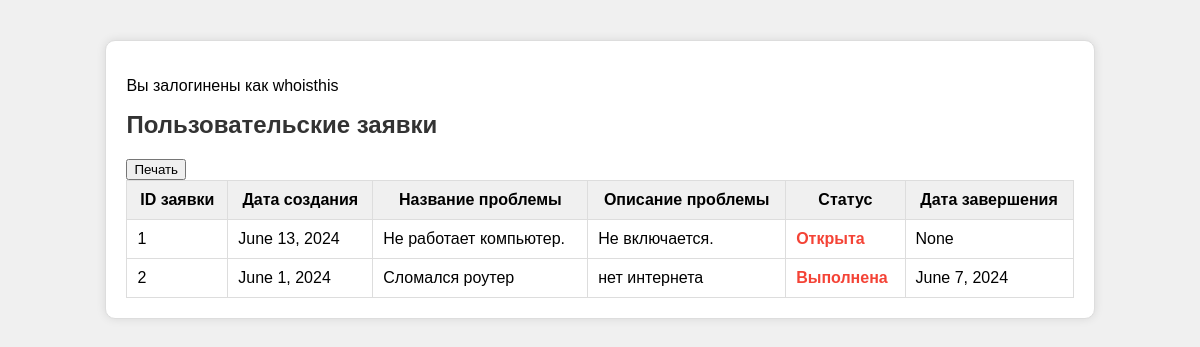
The app's page /techsupport/user_problems/ (signed in) with its own data.
### techsupport/models.py (models this page shows, shortened)
class Problems(models.Model):
    user = models.ForeignKey(settings.AUTH_USER_MODEL, on_delete=models.CASCADE, null=True, verbose_name="Пользователь")
    id_request = models.AutoField(primary_key=True, verbose_name="id")
    request_from_date = models.DateField(verbose_name="Дата обращения")
    name_of_problem = models.CharField(max_length=80, verbose_name="Наименование")
    description_of_problem = models.CharField(max_length=256, verbose_name="Описание")
    STATUS_CHOICES = (
        ('Открыта', 'Открыта'),
        ('В работе', 'В работе'),
        ('Выполнена', 'Выполнена'),
        ('Отклонена', 'Отклонена'),
        ('Ожидает', 'Ожидает'),
        ('На доработку', 'На доработку'),
    )
    status = models.CharField(max_length=50, choices=STATUS_CHOICES, default='Открыта', blank=True, verbose_name="Статус")
    date_of_finish = models.DateField(null=True, blank=True, verbose_name="Дата завершения")

### techsupport/views.py (the view)
# urls.py: path('user_problems/', views.user_problems, name='user_problems'),
@login_required
def user_problems(request):
    user_problems = Problems.objects.filter(user=request.user)
    return render(request, 'user_problems.html', {'user_problems': user_problems})

### techsupport/templates/user_problems.html (shortened to what this page needs)
<!DOCTYPE html>
<html lang="ru">
<head>
</head>
<body>
    <div class="container">
        {% if request.user.is_authenticated %}
            <p>Вы залогинены как {{ request.user.username }}</p>
        {% else %}
            <p>Вы не залогинены</p>
        {% endif %}
        <h1>Пользовательские заявки</h1>
        <button class="btn btn-primary" onclick="printTable()">Печать</button>
        <table class="table" id="myTable">
            <thead>
                <tr>
                    <th onclick="sortTable(0)">ID заявки</th>
                    <th onclick="sortTable(1)">Дата создания</th>
                    <th onclick="sortTable(2)">Название проблемы</th>
                    <th onclick="sortTable(3)">Описание проблемы</th>
                    <th onclick="sortTable(4)">Статус</th>
                    <th onclick="sortTable(5)">Дата завершения</th>
                </tr>
            </thead>
            <tbody>
                {% for problem in user_problems %}
                    <tr>
                        <td>{{ problem.id_request }}</td>
                        <td>{{ problem.request_from_date }}</td>
                        <td>{{ problem.name_of_problem }}</td>
                        <td>{{ problem.description_of_problem }}</td>
                        <td><span class="status {% if problem.status == 'Open' %}open{% else %}closed{% endif %}">{{ problem.status }}</span></td>
                        <td>{{ problem.date_of_finish }}</td>
                    </tr>
                {% endfor %}
            </tbody>
        </table>
    </div>
</body>
</html>

### techsupport/templates/user_problems.html (style rules this page uses)
body { font-family: Arial, sans-serif; background-color: #f0f0f0; }
h1 { color: #333; font-size: 24px; margin-bottom: 20px; }
.container { width: 80%; margin: 40px auto; background-color: #fff; padding: 20px; border: 1px solid #ddd; border-radius: 10px; box-shadow: 0 0 10px rgba(0, 0, 0, 0.1); }
.table { border-collapse: collapse; width: 100%; }
.table th, .table td { border: 1px solid #ddd; padding: 10px; }
.table th { background-color: #f0f0f0; cursor: pointer; }
.status { font-weight: bold; }
.status.closed { color: #f44336; }

### records on screen
Problems: id_request "1", request_from_date "June 13, 2024", name_of_problem "Не работает компьютер.", description_of_problem "Не включается.", status "Открыта", date_of_finish "None"
Problems: id_request "2", request_from_date "June 1, 2024", name_of_problem "Сломался роутер", description_of_problem "нет интернета", status "Выполнена", date_of_finish "June 7, 2024"

### other values on screen
{{ request.user.username }} "whoisthis"
